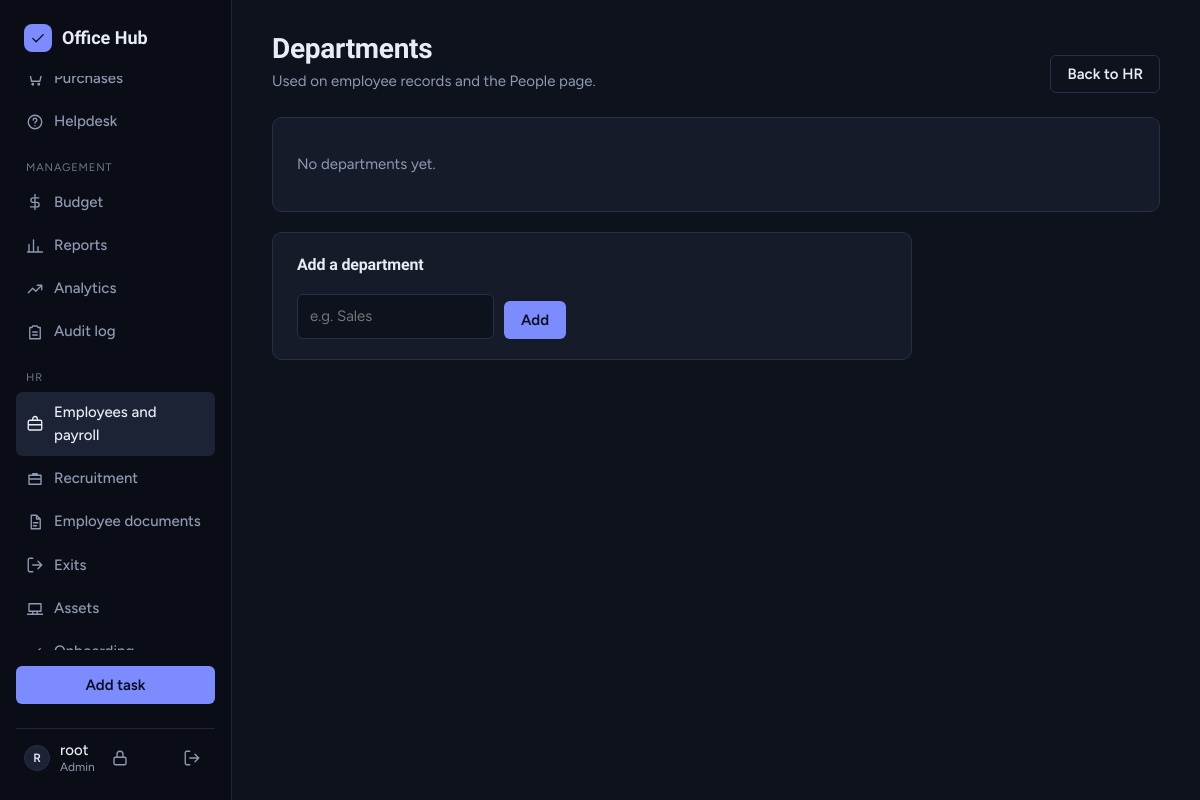
The page /hr/departments/ (signed in) on the database as committed earlier.
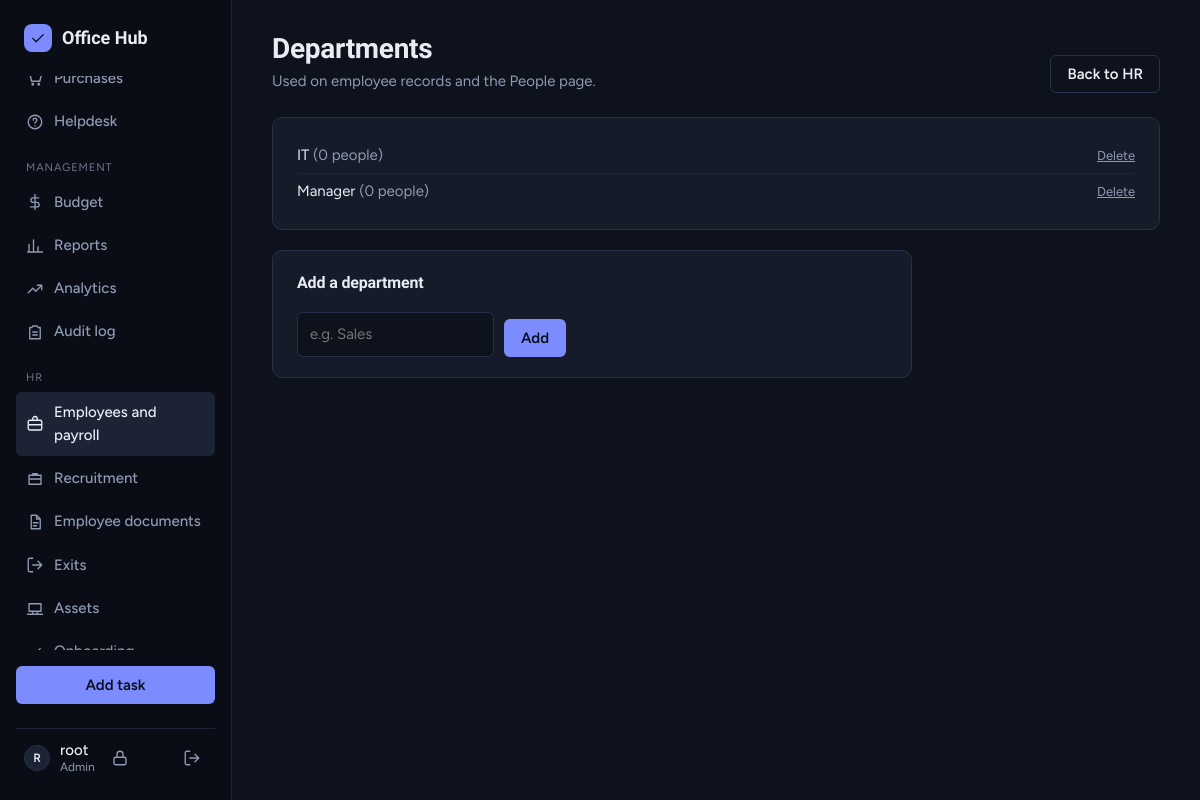
The same page on the database as committed later.
### core/models.py (models this page shows, shortened)
class Department(models.Model):
    name = models.CharField(max_length=80, unique=True)
    class Meta:
        ordering = ['name']

### core/views_hr.py (the view)
# urls.py: path('hr/departments/', views_hr.department_list, name='department_list'),
@login_required
@hr_required
def department_list(request):
    if request.method == 'POST':
        form = DepartmentForm(request.POST)
        if form.is_valid():
            form.save()
            messages.success(request, 'Department added.')
            return redirect('department_list')
    else:
        form = DepartmentForm()
    return render(request, 'core/departments.html', {
        'departments': Department.objects.annotate(people=Count('members')),
        'form': form,
    })

### core/forms.py
class DepartmentForm(forms.ModelForm):
    class Meta:
        model = Department
        fields = ['name']
        widgets = {'name': forms.TextInput(attrs={'class': 'form-control', 'placeholder': 'e.g. Sales'})}
        error_messages = {'name': {'unique': 'That department already exists.'}}

### core/context_processors.py (called while the page is built)
def app_context(request):
    user = getattr(request, 'user', None)
    if user is None or not user.is_authenticated:
        return {}
    return {
        'unread_notifications_count': Notification.objects.filter(user=user, is_read=False).count(),
        'user_role': role_of(user),
        'user_is_manager': is_manager(user),
        'user_is_hr': is_hr(user),
        'currency': settings.CURRENCY_SYMBOL,
    }

### core/permissions.py (called while the page is built)
def role_of(user):
    if not getattr(user, 'is_authenticated', False):
        return None
    if user.is_superuser:
        return 'admin'
    profile = getattr(user, 'profile', None)
    return profile.role if profile else 'member'

def is_manager(user):
    return role_of(user) in ('admin', 'manager')

def is_hr(user):
    return role_of(user) in ('admin', 'hr')

### core/templates/core/departments.html (shortened to what this page needs)
{% extends 'core/base.html' %}
{% block content %}
<div class="page-head">
    <div><h1>Departments</h1><p class="page-sub">Used on employee records and the People page.</p></div>
    <div class="head-actions"><a href="{% url 'hr_employees' %}" class="btn btn-ghost">Back to HR</a></div>
</div>
<section class="card">
    {% if departments %}
    <ul class="plain-list">
        {% for d in departments %}
        <li>
            <span>{{ d.name }} <span class="muted">({{ d.people }} {{ d.people|pluralize:"person,people" }})</span></span>
            <form method="POST" action="{% url 'department_delete' d.pk %}" class="inline" onsubmit="return confirm('Delete this department? People in it will have no department.');">{% csrf_token %}<button type="submit" class="link-btn">Delete</button></form>
        </li>
        {% endfor %}
    </ul>
    {% else %}
    <p class="muted">No departments yet.</p>
    {% endif %}
</section>
<section class="card form-card">
    <h2 class="card-title">Add a department</h2>
    <form method="POST" novalidate class="inline-form">
        <div class="field">{{ form.name }}{{ form.name.errors }}</div>
        <button type="submit" class="btn btn-primary">Add</button>
    </form>
</section>
{% endblock %}

Rows that differ between the two databases and show on the page:
added Department: name "IT", people "0"
added Department: name "Manager", people "0"
Other text that changed with them:
text no longer shown: "No departments yet."
